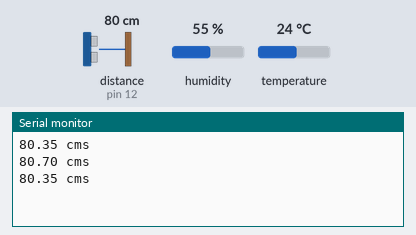
The sketch below on a simulated Arduino Uno, built with avr-gcc and run on an emulated ATmega328P. On the bench: the last lines printed to the serial monitor. Wiring (inferred from the names in the program): ultrasonic range finder: trigger pin 13; echo pin 12. The test bench sets the inputs (shaded band); at power-on: distance to the obstacle (sensor on pin 12) 80 cm, temperature 24 °C, humidity 55 %. The echo pulse lasts 58.3 µs per cm.

Above: at 1.3 s.
1.4 s: distance to the obstacle (sensor on pin 12) set to 250 cm
At 2.0 s:
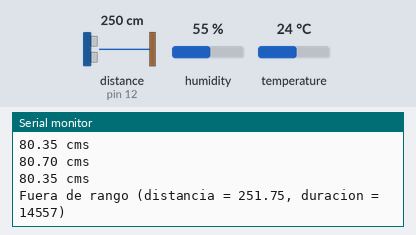
3.5 s: temperature set to 12 °C
At 4.0 s:
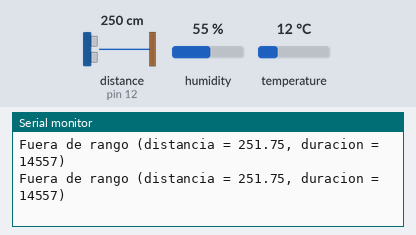
5.0 s: distance to the obstacle (sensor on pin 12) set to 2 cm
At 5.5 s:
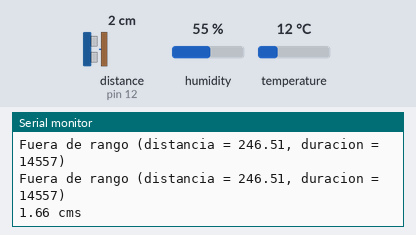
8.0 s: temperature set to 19 °C
At 8.6 s:
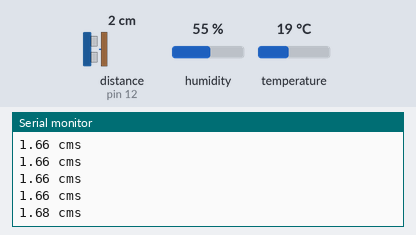
Timing chart, 0 to 10.5 s (numbered marks = the images above; inputs shaded):
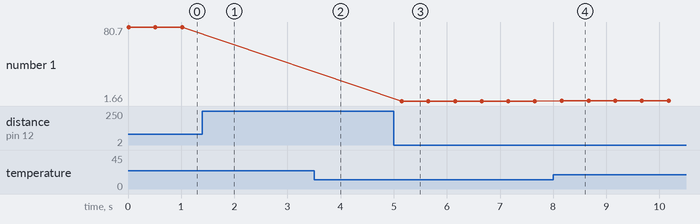

Measured:
- after the input at 1.4 s, the serial monitor: prints a new line after 0.14 s (image 1)
- after the input at 5.0 s, the serial monitor: prints a new line after 0.15 s (image 3)
- after the input at 8.0 s, the serial monitor: prints a new line after 0.16 s (image 4)
- plotted number 1: 80.35 → 1.66 after the input at 5.0 s, 1.66 → 1.68 after the input at 8.0 s

The sketch:

ultrasonic_dht.ino
```cpp
//------------------------------------------------------------------------------
// Programa para Ejercitar un Sensor de Distancia Ultrasónico HC-S04
//
// Las conexiones que se emplean normalmente son:
//  Sensor HC-S04 Vcc       -->   Arduino 5V
//  Sensor HC-S04 Gnd       -->   Arduino GND
//  Sensor HC-S04 Echo      -->   Arduino Pin 13
//  Sensor HC-S04 Trigger   -->   Arduino Pin 12
//  Sensor HC-S04 Red POS   -->   Arduino Pin 11
//  Sensor HC-S04 Green POS -->   Arduino Pin 10
//
// Base para este código:
// http://en.wikiversity.org/wiki/User:Dstaub/robotcar
//------------------------------------------------------------------------------
//-----[ BIBLIOTECAS ]-----
#include "DHT.h"
//-----[Constantes y Variables ]-----
#define DHTPIN 2          // Pin empleado para sensor Humedad / Temperatura
#define DHTTYPE DHT22     // Tipo de sensor utilizado (Puede ser DHT11)

#define trigPin 13        // Pines para el sensor ultrasónico
#define echoPin 12        //

DHT dht(DHTPIN, DHTTYPE); // Creación de un objeto para sensado Hum / Tmp
float lasttemp;           // Variable
//------------------------------------------------------------------------------
void setup() {
  Serial.begin (9600);        // Velocidad de la comunicación serial
  pinMode(trigPin, OUTPUT);   // Declaración de pin como salida
  pinMode(echoPin, INPUT);    // Declaración de pin como salida
  dht.begin();                // Puesta a punto del sensor de Hum / Tmp
}
//------------------------------------------------------------------------------
void loop() {
  long duration;              // Variables
  float distance;             //

  digitalWrite(trigPin, LOW);   // Prepara la línea que genera el pulso...
  delayMicroseconds(2);         // ...de disparo ("Trigger")
  digitalWrite(trigPin, HIGH);  // Genera el disparo...
  delayMicroseconds(10);        // ... con al menos este ancho de pulso
  digitalWrite(trigPin, LOW);   // Concluye el disparo
  duration = pulseIn(echoPin, HIGH);  // Captura pulso del sensor de Hum / Tmp

  distance = getDistance(duration);   // Lectura (invoca una subrutina)

  if (distance >= 200 || distance <= 0) {     // Verifica que esté en rango
    Serial.print("Fuera de rango (distancia = "); // Letreros...
    Serial.print(distance);           //
    Serial.print(", duracion = ");    //
    Serial.print(duration);           //
    Serial.println(")");              //
  }
  else {                        // Lectura dentro del rango
    Serial.print(distance);     // Impresión de la lectura
    Serial.println(" cms");     //
  }
  delay(500);                   // Retardo de tiempo para ir por otra lectura...
}
//------------------------------------------------------------------------------
//-----[ RUTINA para la Lectura de la Distancia ]-----
float getDistance(long dur) {       // Toma como dato ("dur") la distancia
  float t = dht.readTemperature();  // Lee la temperatura actual
  if (!(isnan(t))) {                // Si no se leyó un número...
    lasttemp = t;                   // ... recupera la última temperatura
  }
  // Cálculo de la distancia, considerando la perturbación ocasionada por
  // cambios en la temperatura del lugar donde se hace la medida:
  return (dur / 2) * ((331.5 + (0.6 * lasttemp)) / 10000);
}
//------------------------------------------------------------------------------
```
